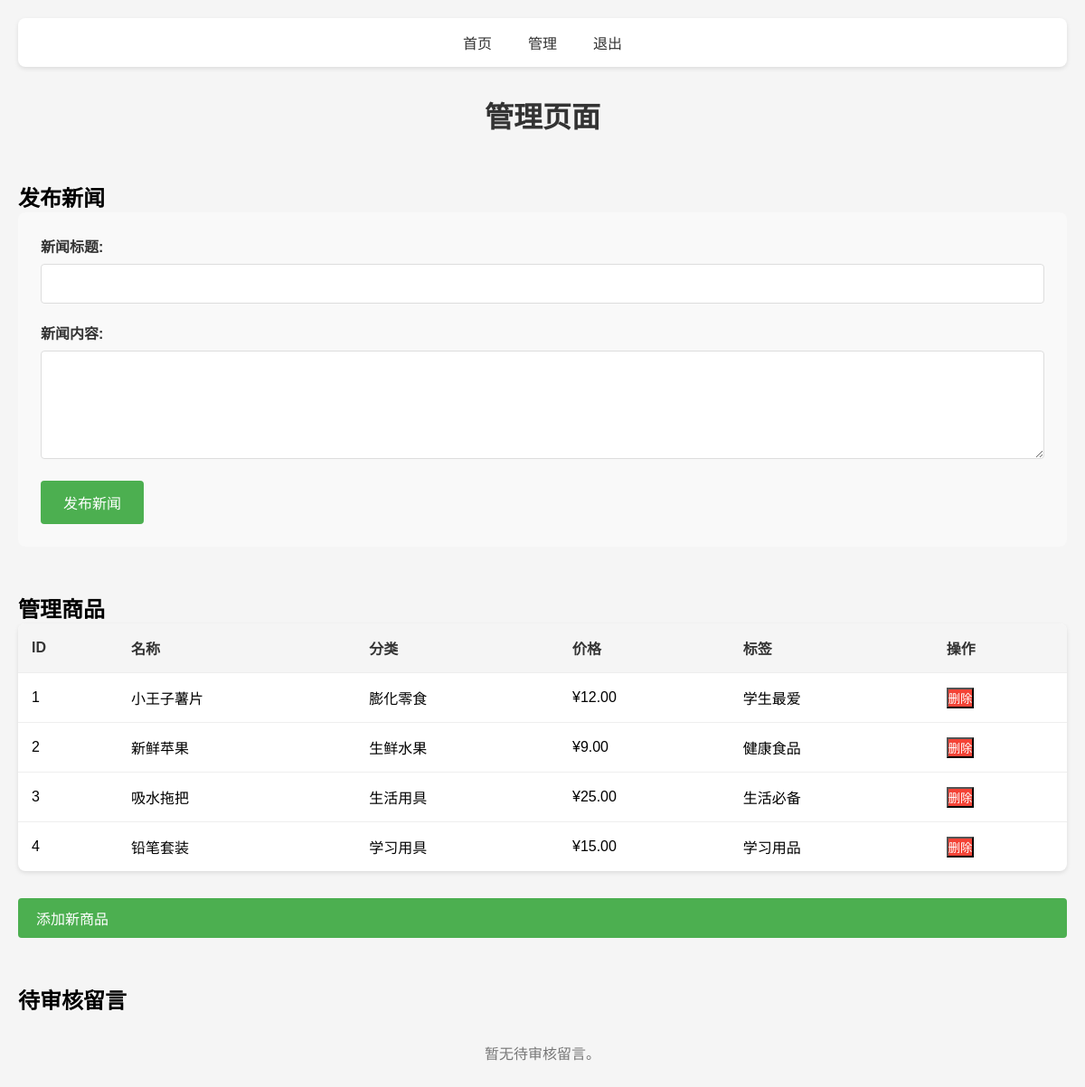
The page /admin.php (signed in) on the database its author committed.
### tables this page shows
CREATE TABLE `products` (
  `id` int(10) unsigned NOT NULL AUTO_INCREMENT,
  `title` varchar(100) NOT NULL,
  `description` text,
  `price` decimal(10,2) NOT NULL,
  `picture_url` varchar(255) DEFAULT NULL,
  `category_id` int(10) unsigned NOT NULL,
  `tag` varchar(20) DEFAULT NULL,
  `created_at` timestamp NOT NULL DEFAULT CURRENT_TIMESTAMP,
  `updated_at` timestamp NULL DEFAULT NULL ON UPDATE CURRENT_TIMESTAMP,
  PRIMARY KEY (`id`),
  KEY `category_id` (`category_id`),
  CONSTRAINT `products_ibfk_1` FOREIGN KEY (`category_id`) REFERENCES `categories` (`id`)
);

CREATE TABLE `categories` (
  `id` int(10) unsigned NOT NULL AUTO_INCREMENT,
  `name` varchar(50) NOT NULL,
  `created_at` timestamp NOT NULL DEFAULT CURRENT_TIMESTAMP,
  `updated_at` timestamp NULL DEFAULT NULL ON UPDATE CURRENT_TIMESTAMP,
  PRIMARY KEY (`id`)
);

### admin.php (the view, shortened to what this page needs)
<?php
include 'config.php';
$products = $conn->query("SELECT p.*, c.name AS category_name FROM products p JOIN categories c ON p.category_id = c.id");
$pending_messages = $conn->query("SELECT m.*, u.name AS user_name FROM messages m JOIN users u ON m.user_id = u.id WHERE m.status = 0");
?>
<!DOCTYPE html>
<html>
<head>
</head>
<body>
    <header>
        <nav>
            <ul>
                <li><a href="index.php">首页</a></li>
                <li><a href="admin.php">管理</a></li>
                <li><a href="logout.php">退出</a></li>
            </ul>
        </nav>
    </header>
    <main class="container">
        <h1>管理页面</h1>
        <h2 style="margin-top: 50px;">发布新闻</h2>
        <form method="post" class="news-form">
            <div class="form-group">
                <label for="title">新闻标题:</label>
                <input type="text" id="title" name="title" required>
            </div>
            <div class="form-group">
                <label for="content">新闻内容:</label>
                <textarea id="content" name="content" rows="5" required></textarea>
            </div>
            <button type="submit" name="publish_news" class="submit-btn">发布新闻</button>
        </form>
        <h2 style="margin-top: 50px;">管理商品</h2>
        <table class="admin-table">
            <thead>
                <tr>
                    <th>ID</th>
                    <th>名称</th>
                    <th>分类</th>
                    <th>价格</th>
                    <th>标签</th>
                    <th>操作</th>
                </tr>
            </thead>
            <tbody>
                <?php while ($product = $products->fetch_assoc()): ?>
                    <tr>
                        <td><?php echo $product['id']; ?></td>
                        <td><?php echo htmlspecialchars($product['title']); ?></td>
                        <td><?php echo htmlspecialchars($product['category_name']); ?></td>
                        <td>¥<?php echo $product['price']; ?></td>
                        <td><?php echo $product['tag'] ?? ''; ?></td>
                        <td>
                            <form method="post">
                                <button type="submit" name="delete_product" class="delete-btn">删除</button>
                            </form>
                        </td>
                    </tr>
                <?php endwhile; ?>
            </tbody>
        </table>
        <a href="add_product.php" class="add-btn">添加新商品</a>
        <h2 style="margin-top: 50px;">待审核留言</h2>
        <?php if ($pending_messages->num_rows > 0): ?>
            <table class="admin-table">
                <thead>
                    <tr>
                        <th>ID</th>
                        <th>用户</th>
                        <th>内容</th>
                        <th>时间</th>
                        <th>操作</th>
                    </tr>
                </thead>
                <tbody>
                    <?php while ($message = $pending_messages->fetch_assoc()): ?>
                        <tr>
                            <td><?php echo $message['id']; ?></td>
                            <td><?php echo htmlspecialchars($message['user_name']); ?></td>
                            <td><?php echo htmlspecialchars($message['content']); ?></td>
                            <td><?php echo $message['created_at']; ?></td>
                            <td>
                                <form method="post">
                                    <input type="hidden" name="message_id" value="<?php echo $message['id']; ?>">
                                    <button type="submit" name="approve_message" class="approve-btn">通过</button>
                                    <button type="submit" name="reject_message" class="reject-btn">拒绝</button>
                                </form>
                            </td>
                        </tr>
                    <?php endwhile; ?>
                </tbody>
            </table>
        <?php else: ?>
            <p style="text-align: center; padding: 30px 0; color: #777;">暂无待审核留言。</p>
        <?php endif; ?>
    </main>
</body>
</html>

### admin.php (style rules this page uses)
* { margin: 0; padding: 0; box-sizing: border-box; font-family: 'Arial', sans-serif; }
body { background-color: #f5f5f5; padding: 20px; }
.container { max-width: 1200px; margin: 0 auto; }
header { background-color: #fff; padding: 15px 20px; box-shadow: 0 2px 5px rgba(0, 0, 0, 0.1); margin-bottom: 30px; border-radius: 8px; }
nav ul { display: flex; list-style: none; justify-content: center; }
nav ul li { margin: 0 20px; }
nav ul li a { text-decoration: none; color: #333; font-weight: 500; transition: color 0.3s; }
h1 { text-align: center; margin-bottom: 30px; color: #333; }
.admin-table { width: 100%; border-collapse: collapse; margin-bottom: 30px; background-color: #fff; border-radius: 8px; overflow: hidden; box-shadow: 0 2px 5px rgba(0, 0, 0, 0.1); }
.admin-table th { background-color: #f5f5f5; text-align: left; padding: 15px; font-weight: 600; color: #333; }
.admin-table td { padding: 15px; border-top: 1px solid #eee; vertical-align: middle; }
.delete-btn { background-color: #f44336; color: white; }
.add-btn { background-color: #4CAF50; color: white; padding: 10px 20px; border: none; border-radius: 4px; cursor: pointer; font-size: 16px; transition: background-color 0.3s; display: block; margin: 0 auto; text-decoration: none; }
.news-form { background-color: #f9f9f9; padding: 25px; border-radius: 8px; margin-bottom: 30px; }
.form-group { margin-bottom: 20px; }
.form-group label { display: block; margin-bottom: 8px; font-weight: 600; color: #333; }
.form-group input, .form-group textarea { width: 100%; padding: 12px; border: 1px solid #ddd; border-radius: 4px; font-size: 16px; }
.form-group textarea { resize: vertical; min-height: 120px; }
.submit-btn { padding: 12px 25px; background-color: #4CAF50; color: white; border: none; border-radius: 4px; cursor: pointer; font-size: 16px; transition: background-color 0.3s; }

### rows shown on the page
products: id "1", title "小王子薯片", category.name "膨化零食", price "12.00", tag "学生最爱"
products: id "2", title "新鲜苹果", category.name "生鲜水果", price "9.00", tag "健康食品"
products: id "3", title "吸水拖把", category.name "生活用具", price "25.00", tag "生活必备"
products: id "4", title "铅笔套装", category.name "学习用具", price "15.00", tag "学习用品"
